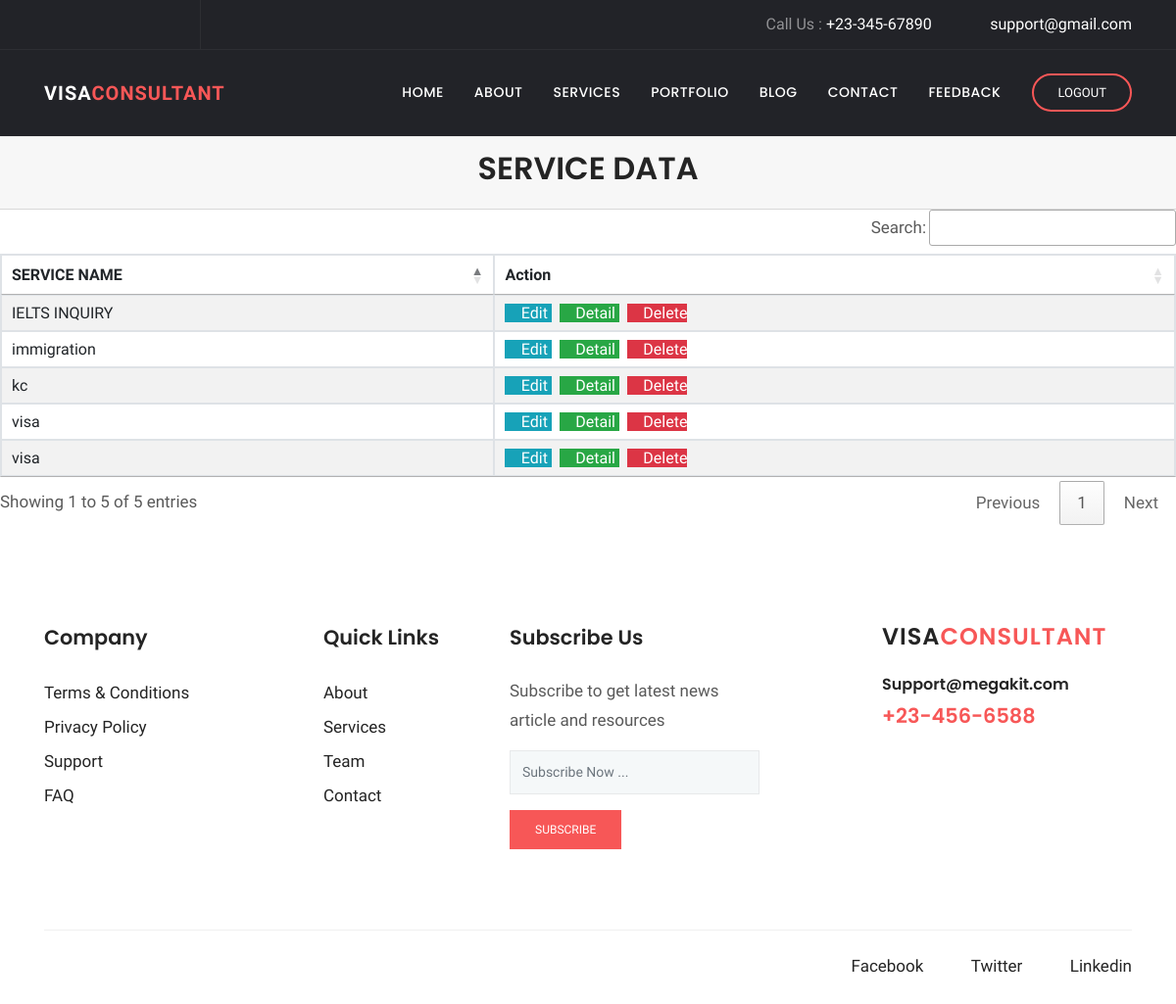
The page /services/view/ (signed in) on the database its author committed.
### services/models.py (models this page shows, shortened)
class service(models.Model):
    SERVICE_NAME=models.CharField(max_length=25)

### services/views.py (the view)
# urls.py: path('view/', ListServiceView.as_view(), name='service-view'),
class ListServiceView(ListView):
    model = service
    context_object_name = 'services'
    template_name = 'services/service_list.html'

### services/templates/services/service_list.html (shortened to what this page needs)
{% load static %}
{% block extra_css %}
      <link rel="stylesheet" href="{% static 'plugins/bootstrap/css/bootstrap.min.css' %}">
      <link rel="stylesheet" href="{% static 'plugins/themify/css/themify-icons.css' %}">
      <link rel="stylesheet" href="{% static 'plugins/fontawesome/css/all.css' %}">
      <link rel="stylesheet" href="{% static 'plugins/magnific-popup/dist/magnific-popup.css' %}">
      <link rel="stylesheet" href="{% static 'plugins/slick-carousel/slick/slick.css' %}">
      <link rel="stylesheet" href="{% static 'plugins/slick-carousel/slick/slick-theme.css' %}">
      <link rel="stylesheet" href="{% static 'css/style.css' %}">
<link rel="stylesheet" href="https://cdn.datatables.net/1.10.25/css/jquery.dataTables.min.css">
<link rel="stylesheet" href="https://cdn.datatables.net/buttons/1.7.1/css/buttons.dataTables.min.css">
<link rel="stylesheet" href="https://cdn.datatables.net/searchbuilder/1.1.0/css/searchBuilder.dataTables.min.css">
<link rel="stylesheet" href="https://cdn.datatables.net/datetime/1.1.0/css/dataTables.dateTime.min.css">
<link rel="stylesheet" href="https://cdn.datatables.net/1.10.25/css/jquery.dataTables.min.css">
<link rel="stylesheet" href="https://cdn.datatables.net/colreorder/1.5.4/css/colReorder.dataTables.min.css">
{% endblock %}
{% block body %}
<header class="navigation">
	<div class="header-top ">
		<div class="container">
			<div class="row justify-content-between align-items-center">
				<div class="col-lg-2 col-md-4">
					<div class="header-top-socials text-center text-lg-left text-md-left">
						<a href="https://www.facebook.com/themefisher" target="_blank"><i class="ti-facebook"></i></a>
						<a href="https://twitter.com/themefisher" target="_blank"><i class="ti-twitter"></i></a>
						<a href="https://github.com/themefisher/" target="_blank"><i class="ti-github"></i></a>
					</div>
				</div>
				<div class="col-lg-10 col-md-8 text-center text-lg-right text-md-right">
					<div class="header-top-info">
						<a href="tel:+23-345-67890">Call Us : <span>+23-345-67890</span></a>
						<a href="mailto:support@gmail.com" ><i class="fa fa-envelope mr-2"></i><span>support@gmail.com</span></a>
					</div>
				</div>
			</div>
		</div>
	</div>
	<nav class="navbar navbar-expand-lg  py-4" id="navbar">
		<div class="container">
		  <a class="navbar-brand" href="{% url 'index' %}">
		  	VISA<span>CONSULTANT</span>
		  </a>
		  <div class="collapse navbar-collapse text-center" id="navbarsExample09">
			<ul class="navbar-nav ml-auto">
			  <li class="nav-item active">
				<a class="nav-link" href="{% url 'index' %}">Home <span class="sr-only">(current)</span></a>
			  </li>
			  <li class="nav-item dropdown">
					<a class="nav-link dropdown-toggle" href="{% url 'about' %}" id="dropdown03" data-toggle="dropdown" aria-haspopup="true" aria-expanded="false">About</a>
			  </li>
			   <li class="nav-item"><a class="nav-link" href="{% url 'service' %}">Services</a></li>
			   <li class="nav-item"><a class="nav-link" href="{% url 'project' %}">Portfolio</a></li>
			   <li class="nav-item dropdown">
					<a class="nav-link dropdown-toggle" href="{% url 'blog_grid' %}" id="dropdown05" data-toggle="dropdown" aria-haspopup="true" aria-expanded="false">Blog</a>
			  </li>
			   <li class="nav-item"><a class="nav-link" href="{% url 'contact' %}">Contact</a></li>
			   <li class="nav-item"><a class="nav-link" href="{% url 'feedback' %}">Feedback</a></li>
			</ul>
			<form class="form-lg-inline my-2 my-md-0 ml-lg-4 text-center">
			  <a href="{% url 'logout' %}" class="btn btn-solid-border btn-round-full">Logout</a>
			</form>
		  </div>
		</div>
	</nav>
</header>
              <div class="card-header">
                  <h2 align="center"> SERVICE DATA </h2>
              </div>
                <table id="example1" class="table table-bordered table-striped" id="example1">
                  <thead>
                  <tr>
                      <th>SERVICE NAME</th>
                      <th>Action</th>
                  </tr>
                  </thead>
                    <tbody>
                        {% for service in services %}
                        <tr>
                            <td>{{ service.SERVICE_NAME }}</td>
                            <td>
                                <a href="{% url 'service-update'  user.id %}" class="btn-info" >
                                    <i class="fas fa-pencil-alt"></i> Edit
                                </a>
                                <a href="{% url 'service-detail'  user.id %}" class="btn-success">
                                    <i class="fas fa-file-invoice"></i> Detail
                                </a>
                                <a href="{% url 'service-delete'  user.id %}" class="btn-danger">
                                    <i class="fas fa-trash-alt"></i> Delete
                                </a>
                            </td>
                        </tr>
                    {% endfor %}
                  </tbody>
                </table>
<footer class="footer section">
	<div class="container">
		<div class="row">
			<div class="col-lg-3 col-md-6 col-sm-6">
				<div class="widget">
					<h4 class="text-capitalize mb-4">Company</h4>
					<ul class="list-unstyled footer-menu lh-35">
						<li><a href="#">Terms & Conditions</a></li>
						<li><a href="#">Privacy Policy</a></li>
						<li><a href="#">Support</a></li>
						<li><a href="#">FAQ</a></li>
					</ul>
				</div>
			</div>
			<div class="col-lg-2 col-md-6 col-sm-6">
				<div class="widget">
					<h4 class="text-capitalize mb-4">Quick Links</h4>
					<ul class="list-unstyled footer-menu lh-35">
						<li><a href="{% url 'about' %}">About</a></li>
						<li><a href="{% url 'service' %}">Services</a></li>
						<li><a href="{% url 'about' %}">Team</a></li>
						<li><a href="{% url 'contact' %}">Contact</a></li>
					</ul>
				</div>
			</div>
			<div class="col-lg-3 col-md-6 col-sm-6">
				<div class="widget">
					<h4 class="text-capitalize mb-4">Subscribe Us</h4>
					<p>Subscribe to get latest news article and resources  </p>
					<form action="#" class="sub-form">
						<input type="text" class="form-control mb-3" placeholder="Subscribe Now ...">
						<a href="#" class="btn btn-main btn-small">subscribe</a>
					</form>
				</div>
			</div>
			<div class="col-lg-3 ml-auto col-sm-6">
				<div class="widget">
					<div class="logo mb-4">
						<h3>VISA<span>CONSULTANT</span></h3>
					</div>
					<h6><a href="tel:+23-345-67890" >Support@megakit.com</a></h6>
					<a href="mailto:support@gmail.com"><span class="text-color h4">+23-456-6588</span></a>
				</div>
			</div>
		</div>
		<div class="footer-btm pt-4">
			<div class="row">
				<div class="col-lg-6">
				</div>
				<div class="col-lg-6 text-left text-lg-right">
					<ul class="list-inline footer-socials">
						<li class="list-inline-item"><a href="https://www.facebook.com/themefisher"><i class="ti-facebook mr-2"></i>Facebook</a></li>
						<li class="list-inline-item"><a href="https://twitter.com/themefisher"><i class="ti-twitter mr-2"></i>Twitter</a></li>
						<li class="list-inline-item"><a href="https://www.pinterest.com/themefisher/"><i class="ti-linkedin mr-2 "></i>Linkedin</a></li>
					</ul>
				</div>
			</div>
		</div>
	</div>
</footer>
{% endblock %}

### client/static/css/style.css (style rules this page uses)
h1, .h1, h2, .h2, h3, .h3, h4, .h4, h5, .h5, h6, .h6 { font-family: "Poppins", sans-serif; font-weight: 600; color: #242424; }
h2, .h2 { font-size: 2rem; font-weight: 600; line-height: 42px; }
h3, .h3 { font-size: 1.5rem; }
h4, .h4 { font-size: 1.3rem; line-height: 30px; }
h6, .h6 { font-size: 1rem; }
p { line-height: 30px; }
input[type="email"], input[type="password"], input[type="text"], input[type="tel"] { box-shadow: none; height: 45px; outline: none; font-size: 14px; }
.form-control { box-shadow: none; border-radius: 0; }
.btn { display: inline-block; font-size: 14px; font-size: 0.8125rem; font-weight: 400; padding: 1rem 2.5rem; text-transform: uppercase; border-radius: 0; transition: all 0.2s ease; }
.btn-main, .btn-transparent, .btn-small { background: #f75757; color: #fff; transition: all 0.2s ease; }
.btn-solid-border { border: 2px solid #f75757; background: transparent; color: #242424; }
.btn-small { padding: 10px 25px; font-size: 12px; }
.btn-round-full { border-radius: 50px; }
.section { padding: 100px 0; }
.text-color { color: #f75757; }
a { color: #242424; text-decoration: none; }
#navbar { background: #222328; box-shadow: 0 1px 2px rgba(0, 0, 0, 0.05); }
#navbar li { padding-left: 15px; }
#navbar .nav-link { font-family: "Poppins", sans-serif; font-weight: 500; color: #fff; text-transform: uppercase; font-size: 14px; letter-spacing: .5px; transition: all .25s ease; }
#navbar .btn { padding: .5rem 1.5rem; color: #fff; }
.header-top { background: #222328; color: #919194; border-bottom: 1px solid rgba(255, 255, 255, 0.05); }
.header-top .header-top-socials { border-right: 1px solid rgba(255, 255, 255, 0.05); padding: 12px 0px; }
.header-top .header-top-socials a { color: #919194; margin-right: 15px; font-size: 16px; }
.header-top .header-top-info { color: #919194; font-size: 16px; }
.header-top .header-top-info a span { color: #fff; }
.header-top .header-top-info a { margin-left: 35px; color: #919194; }
.navbar-brand { color: #fff; font-weight: 600; letter-spacing: 1px; }
.navbar-brand span { color: #f75757; }
.dropdown-toggle::after { display: none; }
.widget { margin-bottom: 30px; padding-bottom: 35px; }
.footer { padding-bottom: 10px; }
.lh-35 { line-height: 35px; }
.logo { color: #242424; font-weight: 600; letter-spacing: 1px; }
.logo span { color: #f75757; }
.sub-form { position: relative; }
.sub-form .form-control { border: 1px solid rgba(0, 0, 0, 0.06); background: #f5f8f9; }
.footer-btm { border-top: 1px solid rgba(0, 0, 0, 0.06); }
.footer-socials li a { margin-left: 15px; }

### rows shown on the page
service: SERVICE_NAME "visa"
service: SERVICE_NAME "IELTS INQUIRY"
service: SERVICE_NAME "kc"
service: SERVICE_NAME "immigration"
service: SERVICE_NAME "visa"
